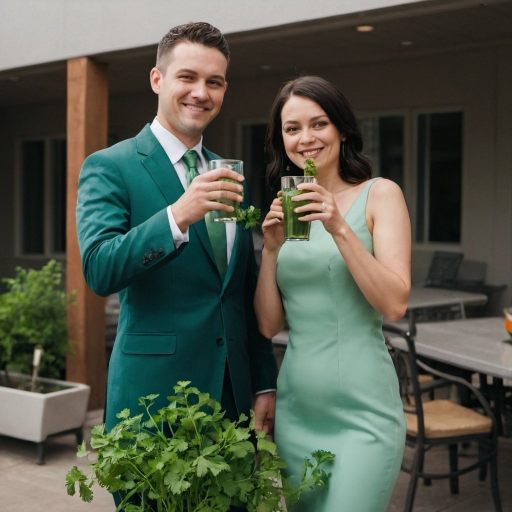
#> input picture before_game/input_image.jpg, 1024 x 1024 px (shown at 1/2 size)
$ python sliceTheGraph.py
#> lines starting #> are read from the running program, lines starting #| are printed output that depends on the picture
#> further down, original_image is the input picture: PIL image 1024x1024 RGB; mean R, G, B 81.8, 87.7, 74.7
from PIL import Image, ImageFilter
import numpy as np

def channel_swap_1(image):
    """顏色通道交換方式1：綠色、藍色、紅色"""
    data = np.array(image)
    red, green, blue = data[:,:,0].copy(), data[:,:,1].copy(), data[:,:,2].copy()
    data[:,:,0], data[:,:,1], data[:,:,2] = green, blue, red
    swapped_image = Image.fromarray(data)
    return swapped_image

def channel_swap_2(image):
    """顏色通道交換方式2：藍色、紅色、綠色"""
    data = np.array(image)
    red, green, blue = data[:,:,0].copy(), data[:,:,1].copy(), data[:,:,2].copy()
    data[:,:,0], data[:,:,1], data[:,:,2] = blue, red, green
    swapped_image = Image.fromarray(data)
    return swapped_image

def channel_swap_3(image):
    """顏色通道交換方式3：紅色、藍色、綠色"""
    data = np.array(image)
    red, green, blue = data[:,:,0].copy(), data[:,:,1].copy(), data[:,:,2].copy()
    data[:,:,0], data[:,:,1], data[:,:,2] = red, blue, green
    swapped_image = Image.fromarray(data)
    return swapped_image

def negative_effect(image):
    """Applies a negative effect to the image while preserving the alpha channel if present."""
    data = np.array(image)

    if data.shape[-1] == 4:
        rgb = data[..., :3]
        alpha = data[..., 3]
        negative_rgb = 255 - rgb
        negative_image_data = np.dstack((negative_rgb, alpha))

    else:
        negative_image_data = 255 - data

    negative_image = Image.fromarray(negative_image_data)

    return negative_image

def pixelate(image, pixel_size=10):
    """像素化處理並維持原始尺寸"""
    # 記錄原始尺寸
    original_size = image.size

    # 縮小圖像
    small_image = image.resize(
        (image.width // pixel_size, image.height // pixel_size),
        Image.NEAREST
    )

    # 將縮小後的圖像放大回原始尺寸
    pixelated_image = small_image.resize(
        original_size,
        Image.NEAREST
    )

    return pixelated_image

def blur(image):
    """模糊處理"""
    blurred_image = image.filter(ImageFilter.GaussianBlur(radius=5))
    return blurred_image

def pixelate2(image, pixel_size=100):
    """大程度像素化處理並維持原始尺寸"""
    # 記錄原始尺寸
    original_size = image.size

    # 縮小圖像
    small_image = image.resize(
        (image.width // pixel_size, image.height // pixel_size),
        Image.NEAREST
    )

    # 將縮小後的圖像放大回原始尺寸
    pixelated_image = small_image.resize(
        original_size,
        Image.NEAREST
    )

    return pixelated_image

def blur2(image):
    """大程度模糊處理"""
    blurred_image = image.filter(ImageFilter.GaussianBlur(radius=100))
    return blurred_image

def resize_image_to_fit(image, base=32):
    """將圖像縮放或裁剪以適應基數倍數的尺寸"""
#> called with base = 32
    width, height = image.size
#> width = 1024; height = 1024
    new_width = (width // base) * base
#> new_width = 1024
    new_height = (height // base) * base
#> new_height = 1024

    if (new_width, new_height) == (width, height):
        return image

    resized_image = image.resize((new_width, new_height), Image.Resampling.LANCZOS)
    return resized_image

def cut_swap_and_distribute(image):
    """將圖片裁切成 1024 等分，進行互換和旋轉處理，並分配到 4 張 PNG 圖檔中"""
    data = np.array(image)
    height, width, _ = data.shape
#> height = 1024; width = 1024

    block_height = height // 32
#> block_height = 32
    block_width = width // 32
#> block_width = 32
    blocks = []

    for i in range(32):
        for j in range(32):
            block = data[i*block_height:(i+1)*block_height, j*block_width:(j+1)*block_width]
            blocks.append(block)
#> after the loop, blocks = 1024 items

    # 進行互換和旋轉處理
    swapped_blocks = [None] * 1024
    for i in range(1024):
        if swap == 1:
            complement = 1023 - i
        else:
            complement = i

        ones_count = bin(i).count('1')
        rotation_angle = 0
        rotated_block = np.rot90(blocks[complement], k=rotation_angle)
        swapped_blocks[i] = rotated_block
#> this loop made 1024 passes
#> pass 3, in cut_swap_and_distribute, `rotated_block = np.rot90(blocks[complement], k=rotation_angle)`:
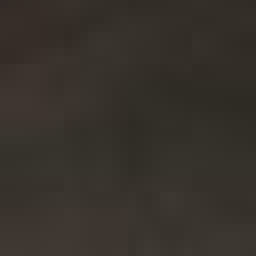
#> rotated_block: shape (32, 32, 3) (shown 8 times larger); mean of channels 0, 1, 2 54.6, 49.5, 43.3; drawn as R, G, B
#> after the loop, swapped_blocks = 1024 items

    # 創建4張新的PNG圖檔，背景為透明
    images = [Image.new("RGBA", (width, height), (0, 0, 0, 0)) for _ in range(4)]

    # 分配裁切出的小塊到4張圖檔中
    for i, block in enumerate(swapped_blocks):
        x = [94, 41, 150, 119, 36, 93, 171, 62, 24, 157, 6, 158, 186, 73, 71, 186, 1, 77, 138, 135, 198, 103, 121, 150, 73, 27, 167, 165, 80, 173, 8, 0, 64, 192, 159, 46, 116, 89, 171, 101, 161, 106, 125, 90, 198, 156, 158, 178, 72, 48, 141, 64, 20, 193, 31, 148, 47, 195, 182, 47, 86, 125, 97, 69, 51, 69, 137, 95, 183, 199, 133, 43, 40, 151, 165, 76, 120, 33, 40, 117, 118, 185, 188, 167, 92, 121, 163, 62, 84, 24, 71, 155, 89, 60, 110, 108, 73, 88, 29, 30, 16, 81, 55, 110, 20, 128, 21, 187, 72, 120, 14, 1, 184, 149, 4, 179, 172, 174, 127, 152, 136, 63, 17, 89, 45, 128, 178, 41, 137, 77, 127, 99, 103, 75, 38, 114, 60, 102, 54, 107, 69, 6, 52, 109, 42, 148, 157, 87, 107, 39, 131, 116, 136, 60, 192, 74, 23, 108, 1, 141, 154, 97, 186, 2, 86, 180, 124, 91, 196, 189, 99, 43, 96, 193, 189, 108, 81, 187, 110, 170, 8, 65, 89, 110, 140, 90, 116, 73, 97, 11, 9, 73, 24, 150, 102, 69, 190, 166, 21, 108, 13, 159, 87, 195, 34, 53, 74, 123, 147, 133, 170, 103, 70, 130, 109, 19, 131, 103, 185, 31, 88, 60, 78, 10, 111, 85, 84, 185, 119, 132, 106, 157, 83, 91, 162, 55, 161, 105, 55, 156, 169, 86, 107, 86, 137, 98, 116, 80, 77, 21, 76, 161, 185, 32, 87, 78, 64, 139, 1, 161, 94, 73, 36, 49, 132, 10, 73, 95, 68, 109, 93, 15, 5, 117, 51, 103, 26, 141, 84, 103, 74, 141, 138, 142, 111, 5, 42, 67, 151, 136, 84, 35, 92, 183, 116, 82, 156, 103, 68, 101, 37, 12, 104, 136, 142, 100, 62, 97, 35, 72, 157, 34, 162, 51, 156, 59, 115, 152, 37, 63, 72, 118, 10, 12, 59, 85, 146, 54, 100, 187, 57, 191, 48, 128, 88, 74, 155, 16, 76, 167, 12, 81, 94, 42, 50, 75, 118, 80, 48, 51, 55, 155, 130, 25, 124, 181, 180, 47, 24, 110, 98, 123, 82, 167, 99, 12, 88, 9, 160, 183, 85, 13, 143, 198, 165, 78, 0, 191, 163, 38, 155, 144, 108, 31, 90, 91, 121, 125, 24, 162, 15, 165, 118, 168, 129, 44, 78, 140, 51, 191, 107, 151, 124, 90, 168, 75, 1, 77, 95, 56, 5, 1, 96, 40, 185, 101, 120, 131, 150, 156, 83, 50, 103, 182, 86, 0, 185, 169, 147, 117, 174, 47, 87, 104, 198, 84, 66, 17, 12, 189, 168, 30, 132, 43, 60, 185, 86, 103, 144, 24, 76, 125, 108, 45, 73, 50, 25, 139, 37, 172, 127, 53, 20, 18, 99, 142, 17, 191, 140, 71, 66, 136, 128, 121, 114, 46, 134, 8, 77, 163, 196, 27, 73, 199, 9, 125, 108, 168, 139, 138, 91, 80, 57, 166, 97, 178, 12, 124, 71, 155, 142, 10, 15, 141, 45, 117, 149, 27, 89, 30, 86, 54, 85, 152, 86, 130, 186, 108, 12, 168, 92, 38, 78, 121, 86, 43, 186, 67, 168, 65, 31, 34, 43, 22, 43, 52, 85, 192, 68, 21, 187, 21, 121, 142, 180, 81, 194, 38, 80, 112, 115, 105, 162, 35, 32, 100, 45, 60, 179, 118, 143, 117, 56, 80, 183, 193, 190, 21, 172, 139, 186, 144, 77, 187, 24, 148, 92, 190, 165, 179, 135, 139, 189, 123, 46, 180, 49, 15, 104, 102, 152, 99, 1, 16, 60, 2, 152, 107, 145, 19, 64, 13, 197, 42, 185, 190, 179, 121, 106, 151, 60, 170, 93, 122, 145, 89, 10, 120, 166, 168, 119, 162, 116, 43, 87, 181, 156, 75, 156, 100, 35, 157, 187, 33, 115, 71, 181, 79, 199, 189, 36, 90, 65, 35, 95, 62, 86, 27, 31, 194, 181, 140, 67, 68, 121, 108, 120, 2, 80, 26, 128, 188, 66, 48, 128, 21, 116, 125, 5, 125, 163, 103, 116, 136, 151, 67, 103, 29, 110, 146, 56, 160, 133, 151, 24, 100, 78, 193, 121, 52, 170, 36, 44, 136, 166, 66, 43, 35, 25, 21, 198, 190, 12, 98, 142, 4, 64, 129, 41, 13, 46, 195, 176, 191, 55, 38, 79, 147, 132, 17, 116, 82, 147, 183, 71, 145, 0, 169, 112, 50, 172, 75, 116, 189, 188, 57, 82, 41, 150, 11, 28, 46, 173, 148, 20, 181, 3, 96, 182, 18, 188, 140, 35, 150, 167, 30, 118, 7, 171, 54, 156, 150, 189, 38, 124, 77, 108, 162, 71, 69, 123, 49, 128, 4, 154, 93, 163, 43, 165, 136, 159, 159, 159, 167, 122, 111, 149, 55, 159, 76, 157, 57, 126, 3, 79, 191, 44, 38, 36, 119, 49, 99, 115, 161, 58, 1, 105, 70, 193, 19, 156, 195, 39, 50, 48, 169, 98, 14, 121, 42, 60, 124, 199, 114, 62, 47, 92, 190, 68, 181, 143, 33, 118, 104, 132, 46, 57, 34, 95, 91, 123, 124, 112, 190, 18, 101, 117, 103, 34, 68, 153, 25, 171, 181, 178, 165, 31, 107, 79, 9, 123, 110, 53, 6, 188, 21, 197, 110, 75, 15, 188, 37, 183, 12, 33, 97, 94, 188, 160, 151, 153, 2, 109, 33, 163, 33, 167, 147, 36, 58, 31, 36, 66, 35, 122, 77, 105, 43, 180, 24, 7, 6, 159, 140, 2, 102, 72, 186, 96, 98, 16, 154, 32, 71, 33, 87, 66, 27, 168, 135, 44, 51, 184, 46, 148, 128, 11, 144, 11, 59, 31, 108, 44, 72, 95, 33, 144, 33, 178, 183, 191, 123, 104, 67, 136, 17, 36, 139, 81, 135, 191, 158, 148, 39, 96, 15, 49, 37, 92, 51, 150, 60, 55, 132, 40, 157, 124, 7, 142, 126, 137, 11, 126, 126, 31, 60, 183, 159, 143, 143, 43, 20, 59, 59, 19, 195, 134, 40, 184, 113, 36, 130, 40, 134, 116, 71, 198, 46, 86, 57, 179, 3, 12, 92, 166, 24, 169, 40, 92, 163, 122, 129, 28, 17, 37, 123, 79, 190, 26, 171, 46, 178, 132, 147, 19, 87, 190, 75, 88, 46, 152, 194, 103, 89, 32, 116, 181, 143, 49, 42, 92, 195, 176, 58, 37, 93, 40, 102, 26, 5, 59, 25, 94, 20, 124, 104, 199, 179, 82, 187, 108, 48, 40, 139, 104, 172, 34, 9, 40, 14, 74, 190, 73, 161, 113, 5, 6, 154, 9, 83, 90, 5, 27, 45, 23, 153, 182, 100, 194, 60, 90, 97, 31, 46, 94, 80, 72, 87, 94, 102, 22, 100, 151, 136, 87, 83, 138, 15, 193, 85, 163, 105, 139, 164, 43, 31, 143, 63, 28, 12, 83, 179, 148, 22, 189, 108, 53, 148, 99, 97, 121, 42, 62, 123, 138, 113, 96, 147, 148, 117, 27, 122, 126, 121, 99, 111, 182, 124, 157, 80, 125, 90, 25, 93, 83, 4, 69, 118, 80, 34, 65, 105, 127, 41, 150, 25, 135, 58, 130, 94, 0, 47, 36, 170, 199, 49, 83, 13, 149, 160, 90, 80, 13, 66, 142, 134, 172, 120, 9, 120, 31, 115, 6, 192, 65, 140, 124, 55, 61, 76, 106, 156, 5, 96, 76, 168, 172, 92, 186, 152, 86, 56, 159, 92, 122, 154, 186, 136, 124, 170, 73, 180, 68, 89, 35, 93, 162, 96, 128, 2, 185, 11, 28, 41, 119, 23, 68, 163, 42, 46, 193, 140, 74, 165, 165, 169, 80, 15, 27, 3, 32, 42, 193, 22, 87, 85, 176, 174, 20, 110, 106, 113, 145, 50, 102, 199, 164, 65, 144, 102, 186, 125, 4, 172, 14, 75, 130, 56, 12, 44, 137, 101, 57, 88, 103, 174, 8, 122, 100, 130, 78, 77, 58, 149, 84, 116, 190, 75, 1, 100, 185, 161, 149, 91, 0, 140, 192, 159, 61, 106, 36, 13, 117, 100, 84, 77, 143, 3, 117, 182, 174, 97, 76, 119, 79, 167, 162, 23, 55, 75, 174, 11, 67, 144, 198, 176, 48, 172, 190, 133, 57, 132, 134, 55, 79, 153, 120, 3, 0, 184, 129, 108, 11, 102, 88, 125, 79, 76, 196, 78, 129, 181, 160, 196, 161, 60, 71, 69, 40, 72, 58, 118, 61, 176, 121, 120, 78, 161, 59, 48, 43, 197, 70, 27, 138, 191, 83, 153, 192, 77, 158, 17, 125, 38, 131, 73, 182, 198, 171, 183, 117, 190, 35, 41, 183, 153, 176, 155, 68, 154, 172, 160, 95, 113, 76, 119, 65, 71, 77, 134, 23, 193, 56, 44, 79, 195, 1, 58, 74, 66, 30, 142, 3, 61, 176, 46, 173, 110, 114, 27, 30, 148, 11, 44, 48, 13, 193, 130, 18, 87, 149, 13, 61, 100, 101, 53, 82, 6, 185, 156, 74, 199, 162, 25, 71, 94, 161, 13, 156, 13, 12, 162, 129, 139, 52, 136, 144, 183, 167, 105, 25, 168, 141, 182, 114, 44, 153, 101, 80, 86, 15, 25, 182, 129, 134, 89, 185, 2, 126, 44, 51, 82, 72, 8, 73, 7, 6, 9, 21, 19, 29, 43, 41, 64, 191, 25, 74, 28, 170, 143, 108, 174, 77, 59, 18, 184, 45, 27, 172, 98, 67, 95, 111, 154, 57, 180, 137, 103, 63, 176, 68, 123, 140, 11, 5, 83, 66, 165, 110, 70, 88, 165, 88, 119, 132, 12, 20, 26, 79, 140, 90, 13, 44, 157, 3, 16, 74, 37, 116, 83, 79, 6, 50, 24, 8, 156, 106, 56, 50, 68, 55, 36, 166, 55, 157, 114, 5, 58, 106, 199, 104, 75, 67, 26, 26, 123, 10, 158, 54, 112, 151, 15, 125, 30, 149, 196, 172, 113, 146, 173, 136, 57, 98, 120, 86, 84, 0, 110, 158, 85, 170, 43, 158, 190, 90, 131, 47, 27, 118, 72, 74, 12, 127, 64, 119, 193, 56, 176, 93, 69, 84, 177, 85, 29, 107, 139, 106, 50, 72, 125, 88, 8, 127, 43, 20, 59, 77, 48, 157, 90, 195, 45, 24, 120, 183, 193, 142, 55, 56, 14, 16, 160, 147, 128, 91, 167, 178, 58, 94, 61, 65, 70, 168, 31, 190, 72, 33, 67, 94, 146, 148, 86, 11, 47, 101, 102, 59, 176, 38, 155, 34, 81, 141, 171, 108, 121, 68, 147, 103, 28, 113, 113, 73, 177, 114, 162, 195, 122, 122, 174, 35, 130, 18, 51, 162, 46, 195, 158, 22, 23, 191, 30, 93, 86, 93, 186, 86, 157, 187, 189, 15, 183, 115, 140, 48, 29, 133, 86, 132, 103, 183, 26, 25, 73, 3, 22, 84, 92, 94, 95, 104, 58, 146, 62, 138, 194, 115, 89, 82, 57, 16, 97, 84, 171, 160, 5, 118, 148, 62, 57, 112, 157, 189, 132, 36, 17, 54, 1, 110, 194, 162, 46, 168, 159, 96, 178, 129, 126, 54, 124, 106, 133, 83, 176, 14, 120, 162, 169, 168, 173, 160, 26, 74, 170, 169, 91, 46, 128, 149, 80, 151, 131, 56, 133, 87, 74, 142, 74, 184, 71, 189, 44, 130, 198, 100, 86, 130, 48, 1, 152, 26, 173, 76, 192, 146, 150, 51, 164, 166, 197, 109, 152, 43, 51, 96, 105, 158, 131, 39, 93, 156, 0, 183, 17, 93, 108, 36, 191, 28, 39, 140, 132, 101, 122, 171, 177, 98, 85, 97, 71, 37, 80, 114, 41, 172, 90, 144, 20, 187, 108, 169, 119, 114, 169, 167, 157, 121, 63, 48, 23, 180, 102, 193, 114, 130, 161, 44, 86, 109, 125, 138, 13, 39, 178, 63, 63, 112, 57, 120, 109, 63, 90, 199, 31, 185, 59, 192, 168, 181, 82, 21, 153, 136, 80, 81, 102, 144, 86, 163, 25, 99, 170, 23, 68, 81, 156, 118, 81, 36, 193, 137, 30, 84, 91, 106, 28, 189, 75, 122, 6, 36, 4, 12, 68, 16, 52, 199, 136, 85, 138, 173, 61, 79, 56, 102, 44, 92, 58, 11, 95, 142, 104, 29, 173, 188, 159, 145, 193, 116, 60, 39, 125, 59, 162, 42, 5, 137, 123, 105, 24]

        img_index = (i + x[i]) % 4  # 決定當前塊應該分配到哪一張圖檔

        if img_index in [0, 1, 2, 3]:
            x = (i % 32) * block_width
            y = (i // 32) % 32 * block_height
            images[img_index].paste(Image.fromarray(block), (x, y))
#> this loop made 1024 passes
#> (img_index, x, y) on passes 1 to 12: (2, 0, 0), (2, 32, 0), (0, 64, 0), (2, 96, 0), (0, 128, 0), (2, 160, 0), (1, 192, 0), (1, 224, 0), (0, 256, 0), (2, 288, 0), (0, 320, 0), (1, 352, 0)
#> (x, img_index, y) on passes 61 to 66: (896, 2, 32), (928, 2, 32), (960, 3, 32), (992, 0, 32), (0, 3, 64), (32, 2, 64)

    # 保存4張圖檔
    for i, img in enumerate(images):
        if i == 0:
            img = pixelate(img)

        if i == 1:
            img = blur(img)

        if i == 2:
            img = blur2(image)

        if i == 3:
            img = pixelate2(image)

        img.save(f"output_folder/{pwd[i]}.png")
#> this loop made 4 passes
#> pass 1, in pixelate, `small_image = image.resize( (image.width // pixel_size, image.height /..`:
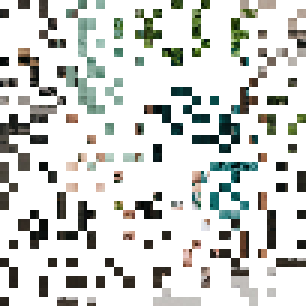
#> small_image: PIL image 102x102 RGBA (shown 3 times larger); mean R, G, B, A 21.7, 23.7, 20.3, 68; transparent parts drawn white
#> pass 1, in pixelate, `pixelated_image = small_image.resize( original_size, Image.NEAREST )`:
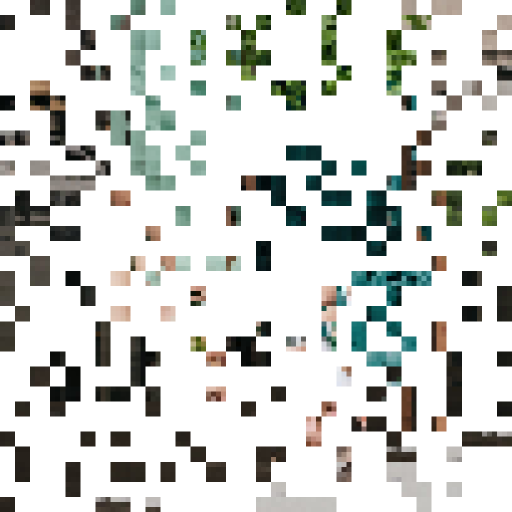
#> pixelated_image: PIL image 1024x1024 RGBA (shown at 1/2 size); mean R, G, B, A 21.8, 23.7, 20.3, 68.1; transparent parts drawn white
#> pass 3, in blur2, `blurred_image = image.filter(ImageFilter.GaussianBlur(radius=100))`:
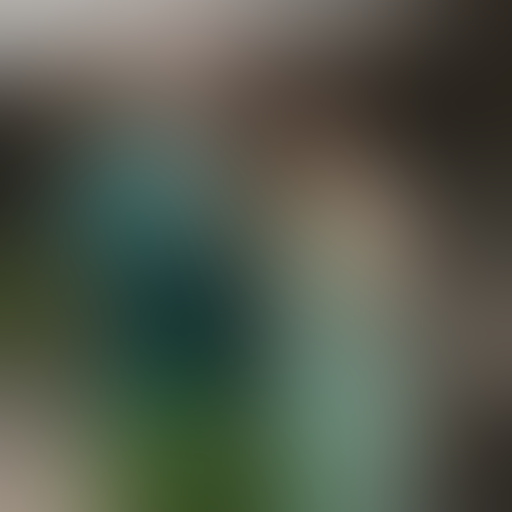
#> blurred_image: PIL image 1024x1024 RGB (shown at 1/2 size); mean R, G, B 83.1, 88.9, 76.1

    # 保存4張圖檔
    for i, img in enumerate(images):
        if i == 0:
            img = channel_swap_1(img)
        if i == 1:
            img = channel_swap_2(img)
        if i == 2:
            img = channel_swap_3(img)
        if i == 3:
            img = negative_effect(img)

        img.save(f"output_folder/{pwd[i+4]}.png")
#> this loop made 4 passes
#> pass 1, in channel_swap_1, `swapped_image = Image.fromarray(data)`:
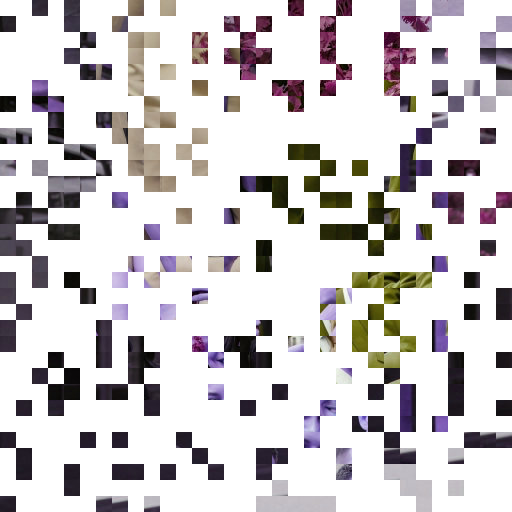
#> swapped_image: PIL image 1024x1024 RGBA (shown at 1/2 size); mean R, G, B, A 24.5, 21, 22.5, 69.2; transparent parts drawn white
#> pass 2, in channel_swap_2, `swapped_image = Image.fromarray(data)`:
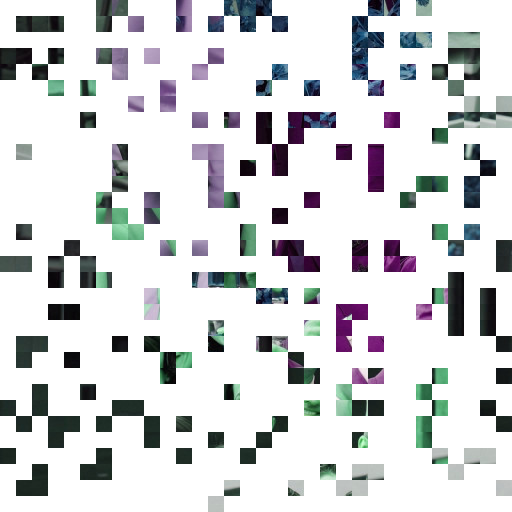
#> swapped_image: PIL image 1024x1024 RGBA (shown at 1/2 size); mean R, G, B, A 15.9, 17.5, 19, 57; transparent parts drawn white
#> pass 3, in channel_swap_3, `swapped_image = Image.fromarray(data)`:
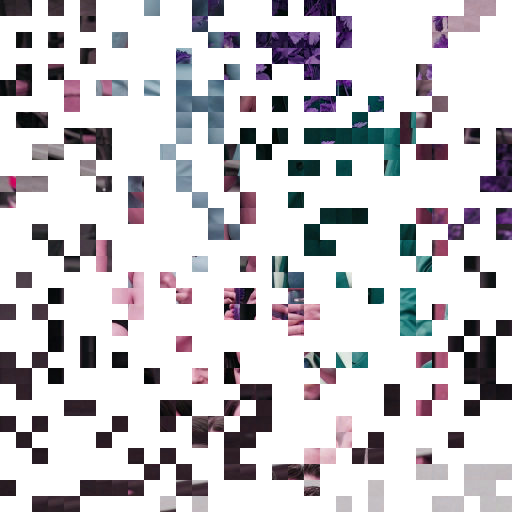
#> swapped_image: PIL image 1024x1024 RGBA (shown at 1/2 size); mean R, G, B, A 22.5, 20.3, 23.9, 70.7; transparent parts drawn white

pwd = ["1", "2", "3", "4", "5", "6", "7", "8"]

# 是否要上下顛倒
swap = 1

# 假設我們有一個原始圖像路徑
input_image_path = "input_image.jpg"
original_image = Image.open(input_image_path)

# 調整圖像尺寸以適應裁切
adjusted_image = resize_image_to_fit(original_image)

# 裁切、處理並分配圖像
cut_swap_and_distribute(adjusted_image)
